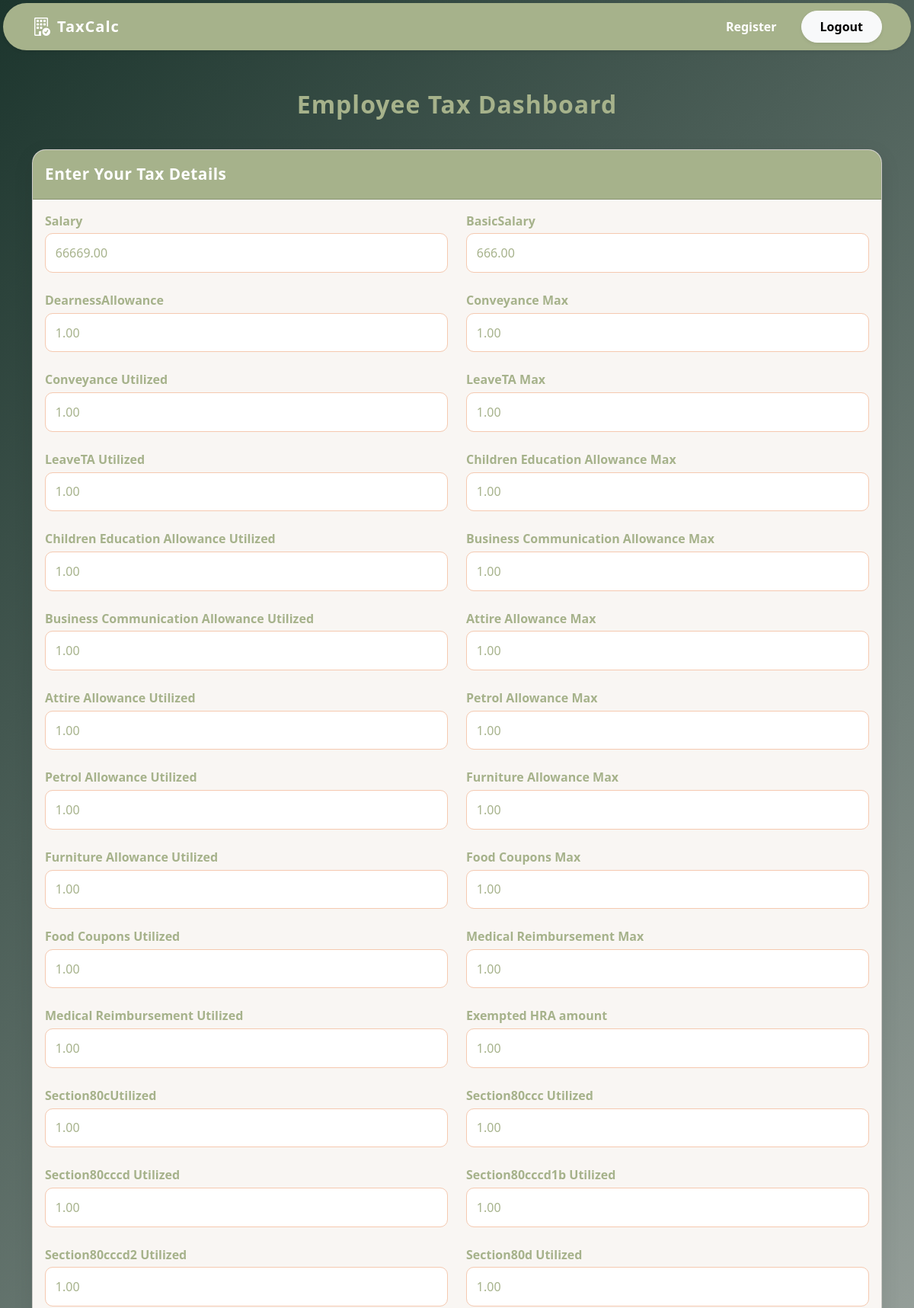
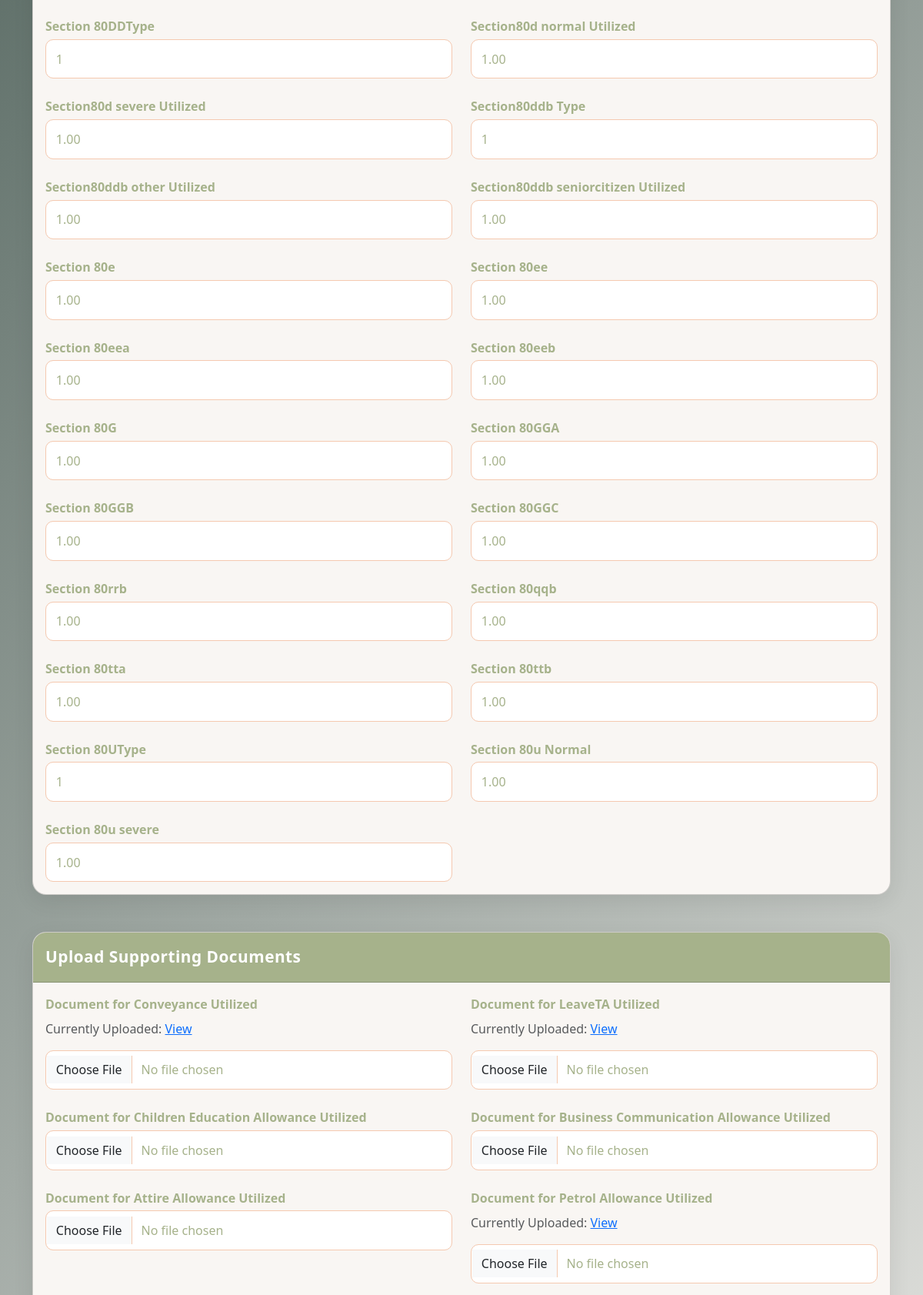
The app's page /employee_dashboard/ (signed in, upper part) with its own data (2 pictures, top to bottom).
### Tds/models.py (models this page shows, shortened)
class EmployeeTaxData(models.Model):
    user = models.ForeignKey(User, on_delete=models.CASCADE)
    Salary = models.DecimalField(max_digits=12, decimal_places=2)
    BasicSalary = models.DecimalField(max_digits=12, decimal_places=2)
    DearnessAllowance = models.DecimalField(max_digits=12, decimal_places=2)
    Conveyance_Max = models.DecimalField(max_digits=12, decimal_places=2)
    Conveyance_Utilized = models.DecimalField(max_digits=12, decimal_places=2)
    LeaveTA_Max = models.DecimalField(max_digits=12, decimal_places=2)
    LeaveTA_Utilized = models.DecimalField(max_digits=12, decimal_places=2)
    Children_Education_Allowance_Max = models.DecimalField(max_digits=12, decimal_places=2)
    Children_Education_Allowance_Utilized = models.DecimalField(max_digits=12, decimal_places=2)
    Business_Communication_Allowance_Max = models.DecimalField(max_digits=12, decimal_places=2)
    Business_Communication_Allowance_Utilized = models.DecimalField(max_digits=12, decimal_places=2)
    Attire_Allowance_Max = models.DecimalField(max_digits=12, decimal_places=2)
    Attire_Allowance_Utilized = models.DecimalField(max_digits=12, decimal_places=2)
    Petrol_Allowance_Max = models.DecimalField(max_digits=12, decimal_places=2)
    Petrol_Allowance_Utilized = models.DecimalField(max_digits=12, decimal_places=2)
    Furniture_Allowance_Max = models.DecimalField(max_digits=12, decimal_places=2)
    Furniture_Allowance_Utilized = models.DecimalField(max_digits=12, decimal_places=2)
    Food_Coupons_Max = models.DecimalField(max_digits=12, decimal_places=2)
    Food_Coupons_Utilized = models.DecimalField(max_digits=12, decimal_places=2)
    Medical_Reimbursement_Max = models.DecimalField(max_digits=12, decimal_places=2)
    Medical_Reimbursement_Utilized = models.DecimalField(max_digits=12, decimal_places=2)
    Exempted_HRA_amount = models.DecimalField(max_digits=12, decimal_places=2)
    Section80cUtilized = models.DecimalField(max_digits=12, decimal_places=2)
    Section80ccc_Utilized = models.DecimalField(max_digits=12, decimal_places=2)
    Section80cccd_Utilized = models.DecimalField(max_digits=12, decimal_places=2)
    Section80cccd1b_Utilized = models.DecimalField(max_digits=12, decimal_places=2)
    Section80cccd2_Utilized = models.DecimalField(max_digits=12, decimal_places=2)
    Section80d_Utilized = models.DecimalField(max_digits=12, decimal_places=2)
    Section_80DDType = models.CharField(max_length=20)
    Section80d_normal_Utilized = models.DecimalField(max_digits=12, decimal_places=2)
    Section80d_severe_Utilized = models.DecimalField(max_digits=12, decimal_places=2)
    Section80ddb_Type = models.CharField(max_length=20)
    Section80ddb_other_Utilized = models.DecimalField(max_digits=12, decimal_places=2)
    Section80ddb_seniorcitizen_Utilized = models.DecimalField(max_digits=12, decimal_places=2)
    Section_80e = models.DecimalField(max_digits=12, decimal_places=2)
    Section_80ee = models.DecimalField(max_digits=12, decimal_places=2)
    Section_80eea = models.DecimalField(max_digits=12, decimal_places=2)
    Section_80eeb = models.DecimalField(max_digits=12, decimal_places=2)
    Section_80G = models.DecimalField(max_digits=12, decimal_places=2)
    Section_80GGA = models.DecimalField(max_digits=12, decimal_places=2)
    Section_80GGB = models.DecimalField(max_digits=12, decimal_places=2)
    Section_80GGC = models.DecimalField(max_digits=12, decimal_places=2)
    Section_80rrb = models.DecimalField(max_digits=12, decimal_places=2)
    Section_80qqb = models.DecimalField(max_digits=12, decimal_places=2)
    Section_80tta = models.DecimalField(max_digits=12, decimal_places=2)
    Section_80ttb = models.DecimalField(max_digits=12, decimal_places=2)
    Section_80UType = models.CharField(max_length=20)
    Section_80u_Normal = models.DecimalField(max_digits=12, decimal_places=2)
    Section_80u_severe = models.DecimalField(max_digits=12, decimal_places=2)
    tax_old = models.DecimalField(max_digits=12, decimal_places=2, default=0)
    tax_new = models.DecimalField(max_digits=12, decimal_places=2, default=0)
    created_at = models.DateTimeField(auto_now_add=True)
    updated_at = models.DateTimeField(auto_now=True)
    approved = models.BooleanField(default=False)

### Tds/views.py (the view)
# urls.py: path('employee_dashboard/', views.employee_dashboard, name='employee_dashboard'),
@login_required
def employee_dashboard(request):
    user = request.user
    success = False
    tax_instance = EmployeeTaxData.objects.filter(user=user).order_by('-created_at').first()
    if not tax_instance:
        tax_instance = EmployeeTaxData(user=user)
        tax_instance.save()
    documents, _ = EmployeeDocument.objects.get_or_create(user=user)
    if request.method == "POST":
        form = EmployeeTaxDataForm(request.POST, request.FILES, instance=tax_instance)
        if form.is_valid():
            tax_data = form.save(commit=False)
            tax_data.user = user
            tax_data.tax_old = 5000
            tax_data.tax_new = 3000
            tax_data.save()
            for field_name, uploaded_file in request.FILES.items():
                if uploaded_file and field_name.endswith("_Doc"):
                    setattr(documents, field_name, uploaded_file)
            documents.save()
            success = True
            form = EmployeeTaxDataForm(instance=tax_data)
    else:
        form = EmployeeTaxDataForm(instance=tax_instance)
    documents_dict = {
        field.name: getattr(documents, field.name)
        for field in EmployeeDocument._meta.get_fields()
        if isinstance(field, (FileField, ImageField))
    }
    return render(request, "employee_dashboard.html", {
        "form": form,
        "tax_old": tax_instance.tax_old,
        "tax_new": tax_instance.tax_new,
        "success": success,
        "documents": documents_dict,
    })

### Tds/forms.py
class EmployeeTaxDataForm(forms.ModelForm):
    class Meta:
        model = EmployeeTaxData
        exclude = ['user', 'tax_old', 'tax_new', 'created_at', 'approved']
        widgets = {
            field: forms.NumberInput(attrs={'class': 'form-control'})
            for field in model._meta.get_fields()
            if field.name not in ['id', 'user', 'tax_old', 'tax_new', 'created_at']
        }

### Tds/templatetags/customfilters.py (called while the page is built)
@register.filter
def get_item(dictionary, key):
    return dictionary.get(key)

### Tds/templates/employee_dashboard.html (shortened to what this page needs)
{% extends "base.html" %}
{% block content %}
{% load widget_tweaks %}
{% load customfilters %}
<div class="container py-5">
  <h2 class="text-center page-title">Employee Tax Dashboard</h2>
  <form method="POST" enctype="multipart/form-data">
    <div class="card form-card mb-5">
      <div class="card-header">Enter Your Tax Details</div>
      <div class="card-body">
        <div class="row g-4">
          {% for field in form %}
            {% if field.name != "approve" %}
              <div class="col-md-6">
                <label for="{{ field.id_for_label }}" class="form-label-custom">{{ field.label }}</label>
                {{ field|add_class:"form-control form-control-custom" }}
              </div>
            {% endif %}
          {% endfor %}
        </div>
      </div>
    </div>
<div class="card form-card mb-5">
  <div class="card-header">Upload Supporting Documents</div>
  <div class="card-body">
    <div class="row g-4">
      {% for field in form %}
        {% if "_Utilized" in field.name %}
          <div class="col-md-6">
  <label for="{{ field.name }}_Doc" class="form-label-custom">
    Document for {{ field.label }}
  </label>
  {% with doc_field=field.name|add:"_Doc" %}
    {% with file_field=documents|get_item:doc_field %}
      {% if file_field %}
        <p class="mt-2 text-muted">
          Currently Uploaded:
          <a href="{{ file_field.url }}" target="_blank">View</a>
        </p>
      {% endif %}
    {% endwith %}
  {% endwith %}
  <input type="file"
         name="{{ field.name }}_Doc"
         id="{{ field.name }}_Doc"
         class="form-control form-control-custom">
</div>
        {% endif %}
      {% endfor %}
    </div>
  </div>
</div>
  </form>
</div>
{% endblock %}

### Tds/templates/base.html (style rules this page uses)
:root { --color1: #1C352D; --color2: #A6B28B; --color3: #F5C9B0; --color4: #F9F6F3; }
.form-control-custom { background-color: var(--color1); border: 1px solid var(--color3); }

### Tds/templates/employee_dashboard.html (style rules this page uses)
body { background: linear-gradient(135deg, var(--color1), var(--color4)); font-family: 'Segoe UI', sans-serif; color: var(--color2); }
.page-title { color: var(--color2); font-weight: 800; letter-spacing: 1px; margin-bottom: 2.5rem; }
.form-card { border-radius: 18px; box-shadow: 0 8px 28px rgba(0,0,0,0.08); overflow: hidden; background-color: var(--color4); }
.form-card .card-header { background: var(--color2); color: white; font-weight: 700; font-size: 1.3rem; padding: 1rem; letter-spacing: 0.5px; }
.form-label-custom { font-weight: 600; margin-bottom: 0.3rem; color: var(--color2); display: block; }
.form-control-custom { background-color: #fff; border: 1px solid var(--color3); color: var(--color2); border-radius: 10px; padding: 0.8rem; font-size: 1rem; transition: all 0.3s ease; }

### records on screen
EmployeeTaxData: form "66669.00" "666.00" "1.00" "1.00" "1.00" "1.00" "1.00" "1.00" "1.00" "1.00" "1.00" "1.00" "1.00" "1.00" "1.00" "1.00" "1.00" "1.00" "1.00" "1.00" "1.00" "1.00" "1.00" "1.00" "1.00" "1.00" "1.00" "1.00" "1" "1.00" "1.00" "1" "1.00" "1.00" "1.00" "1.00" "1.00" "1.00" "1.00" "1.00" "1.00" "1.00" "1.00" "1.00" "1.00" "1.00" "1" "1.00" "1.00"

### other values on screen
{{ field.label }} "Salary" "BasicSalary" "DearnessAllowance" "Conveyance Max" "Conveyance Utilized" "LeaveTA Max" "LeaveTA Utilized" "Children Education Allowance Max" "Children Education Allowance Utilized" "Business Communication Allowance Max" "Business Communication Allowance Utilized" "Attire Allowance Max" "Attire Allowance Utilized" "Petrol Allowance Max" "Petrol Allowance Utilized" "Furniture Allowance Max" "Furniture Allowance Utilized" "Food Coupons Max" "Food Coupons Utilized" "Medical Reimbursement Max" "Medical Reimbursement Utilized" "Exempted HRA amount" "Section80cUtilized" "Section80ccc Utilized" "Section80cccd Utilized" "Section80cccd1b Utilized" "Section80cccd2 Utilized" "Section80d Utilized" "Section 80DDType" "Section80d normal Utilized" "Section80d severe Utilized" "Section80ddb Type" "Section80ddb other Utilized" "Section80ddb seniorcitizen Utilized" "Section 80e" "Section 80ee" "Section 80eea" "Section 80eeb" "Section 80G" "Section 80GGA" "Section 80GGB" "Section 80GGC" "Section 80rrb" "Section 80qqb" "Section 80tta" "Section 80ttb" "Section 80UType" "Section 80u Normal" "Section 80u severe"
{{ field.label }} "Conveyance Utilized" "LeaveTA Utilized" "Children Education Allowance Utilized" "Business Communication Allowance Utilized" "Attire Allowance Utilized" "Petrol Allowance Utilized"
